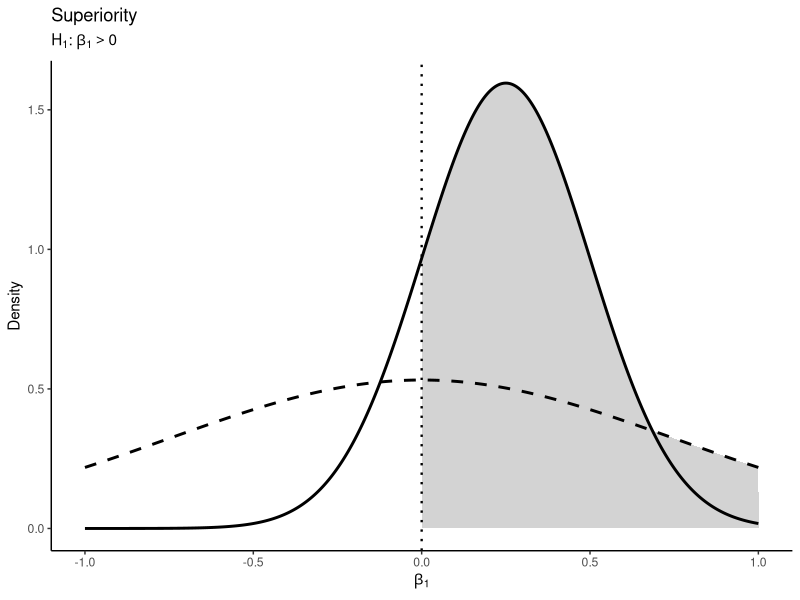
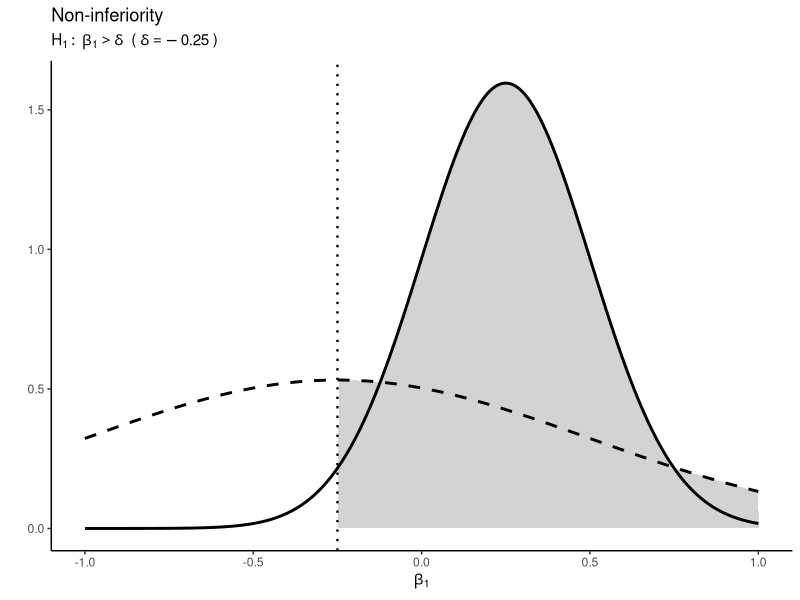
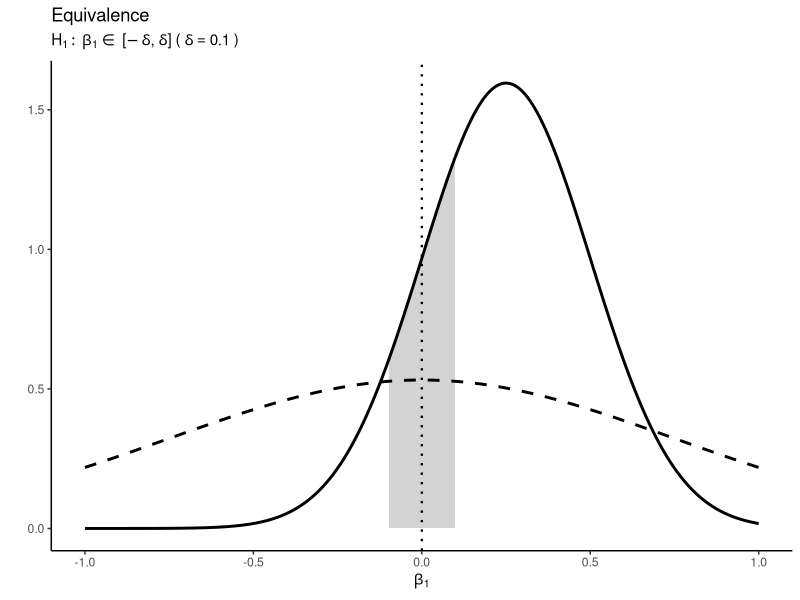
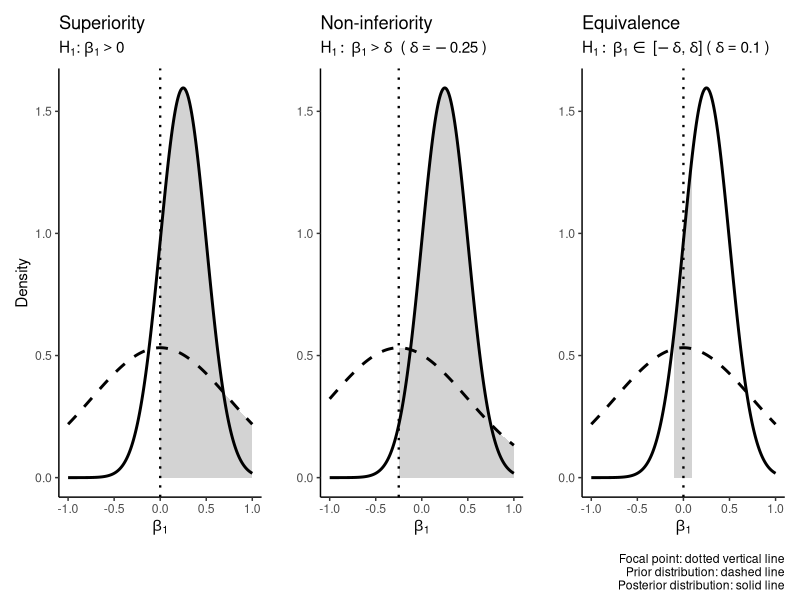

The R source for these figures, in order:
# plots to visualize fit and complexity
library(ggplot2)
library(patchwork)

# data and distributions
x <- seq(-1, 1, length.out = 500)
delta_noninf <- -0.25
delta_eq <- 0.1

prior <- dnorm(x, mean = 0, sd = 0.75)
prior_noninf <- dnorm(x, mean = delta_noninf, sd = 0.75)
posterior <- dnorm(x, mean = 0.25, sd = 0.25)
df <- data.frame(x = x, prior = prior, prior_noninf = prior_noninf, posterior = posterior)


# superiority
(sup_fitcomp <- ggplot(df, aes(x)) +
  geom_area(data = subset(df, x > 0), aes(y = prior), fill = "lightgray") +
  geom_area(data = subset(df, x > 0), aes(y = posterior), fill = "lightgray") +
  geom_line(aes(y = posterior), size = 1) +
  geom_line(aes(y = prior), size = 1, linetype = "dashed") +
  geom_vline(xintercept = 0, linetype = "dotted", size = 0.8) +
  labs(title = "Superiority",
       subtitle = expression(H[1] * ": " * beta[1] > 0),
       x = expression(beta[1]), y = "Density") +
  theme_classic())


# non-inferiority
(noninf_fitcomp <- ggplot(df, aes(x)) +
  geom_area(data = subset(df, x > delta_noninf), aes(y = prior_noninf), fill = "lightgray") +
  geom_area(data = subset(df, x > delta_noninf), aes(y = posterior), fill = "lightgray") +
  geom_line(aes(y = posterior), size = 1) +
  geom_line(aes(y = prior_noninf), size = 1, linetype = "dashed") +
  geom_vline(xintercept = delta_noninf, linetype = "dotted", size = 0.8) +
  labs(title = "Non-inferiority",
       subtitle = bquote(H[1]: ~ beta[1] > delta  ~~ "(" ~ delta == -0.25 ~ ")"),
       x = expression(beta[1]), y = "") +
  theme_classic())

# equivalence
(eq_fitcomp <- ggplot(df, aes(x)) +
  geom_area(data = subset(df, x > -delta_eq & x < delta_eq), aes(y = prior), fill = "lightgray") +
  geom_area(data = subset(df, x > -delta_eq & x < delta_eq), aes(y = posterior), fill = "lightgray") +
  geom_line(aes(y = posterior), size = 1) +
  geom_line(aes(y = prior), size = 1, linetype = "dashed") +
  geom_vline(xintercept = 0, linetype = "dotted", size = 0.8) +
  labs(title = "Equivalence",
       subtitle = bquote(H[1]: ~ beta[1] %in% ~ "[" * -delta * ", " * delta * "]" ~ "(" ~ delta == 0.1 ~ ")"),
       x = expression(beta[1]), y = "") +
  theme_classic())


(sup_noninf_eq__fitcomp_plots <- (sup_fitcomp | noninf_fitcomp | eq_fitcomp) +
    plot_annotation(caption = "Focal point: dotted vertical line\nPrior distribution: dashed line\nPosterior distribution: solid line") +
    plot_layout(ncol = 3))
